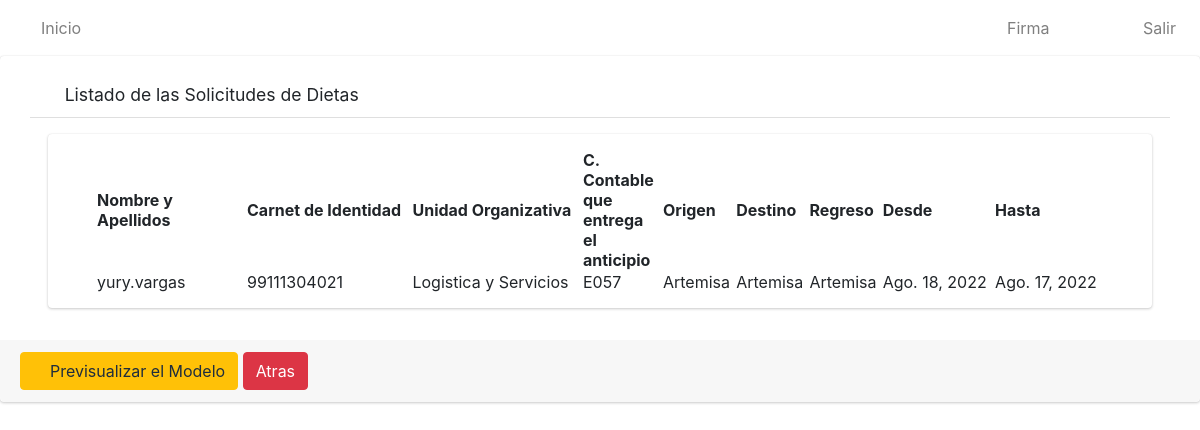
The page /modelo/solicitudes/listar/5/ on the database its author committed.
### app/models.py (models this page shows, shortened)
class Solicitud(models.Model):
    numero=models.IntegerField()
    solicitante=models.ForeignKey(Solicitante, on_delete=models.CASCADE)
    trabajador=models.ForeignKey(Trabajador, on_delete=models.CASCADE)
    unidad_organizativa=models.ForeignKey(Unidad_Organizativa, on_delete=models.CASCADE)
    c_contable=models.CharField(max_length=4)
    provincia=models.ForeignKey(Provincia, on_delete=models.CASCADE)
    origen=models.ForeignKey(Municipio, on_delete=models.CASCADE, related_name='municipio_origen')
    destino=models.ForeignKey(Municipio, on_delete=models.CASCADE, related_name='municipio_destino')
    regreso=models.ForeignKey(Municipio, on_delete=models.CASCADE, related_name='municipio_regreso')
    fecha_inicio=models.DateField()
    fecha_final=models.DateField()
    parleg=models.ForeignKey(PARLEG, on_delete=models.CASCADE)
    cargo_presupuesto=models.ForeignKey(Cargo_al_Presupuesto, on_delete=models.CASCADE)
    autoriza=models.ForeignKey(PersonalCualificado, on_delete=models.CASCADE)
    estado=models.CharField(max_length=20)
    class Meta:
        verbose_name="Solicitud"
        verbose_name_plural="Solicitudes"

class Trabajador(models.Model):
    usuario=models.OneToOneField(User, on_delete=models.CASCADE)
    ci=models.CharField(max_length=11, unique=True)
    def __str__(self):
            return self.usuario.username
    class Meta:
        verbose_name = "Trabajador"
        verbose_name_plural = "Trabajadores"

class Unidad_Organizativa(models.Model):
    nombre=models.CharField(max_length=100)
    def __str__(self):
        return self.nombre
    class Meta:
        verbose_name="Unidad Organizativa"
        verbose_name_plural="Unidades Organizativas"

class Municipio(models.Model):
    nombre=models.CharField(max_length=30)
    provincia=models.ForeignKey(Provincia, on_delete=models.CASCADE)
    def __str__(self):
        return self.nombre
    class Meta:
        verbose_name="Municipio"
        verbose_name_plural="Municipios"

### app/views.py (the view)
# urls.py: path('modelo/solicitudes/listar/<id>/', listar_solicitudes_de_modelo, name='solicitudModel'),
def listar_solicitudes_de_modelo(request, id):
    lista=[]
    modelo=Modelo.objects.get(id=id)
    lista_solicitudes=modelo.solicitudes.all()
    for i in lista_solicitudes:
        lista.append(i)
    data={
        'soli': lista,
    }
    return render(request, 'modelos/solicitudes/listar.html', data)

### app/templates/modelos/solicitudes/listar.html
{% extends 'base.html' %}
{% load static %}
{% block content %}
    <div class=" card card-default">
        <div class="card-header px-3 mb-3 mt-3 container">
            <h3 class="card-title">
            <i class="fas fa-search"></i>
                Listado de las Solicitudes de Dietas
            </h3>
            </div>
        <div class="card card-body content-header mx-5 px-5">
            <table id="myTable" class="display" style="width: 100%;">
                <thead>
                    <tr>
                        <th>Nombre y Apellidos</th>
                        <th>Carnet de Identidad</th>
                        <th>Unidad Organizativa</th>
                        <th>C. Contable que entrega el anticipio</th>
                        <th>Origen</th>
                        <th>Destino</th>
                        <th>Regreso</th>
                        <th>Desde</th>
                        <th>Hasta</th>
                    </tr>
                </thead>
                <tbody>
                    {% for i in soli %}
                    <tr>
                        <td style="width: 150px;">{{i.trabajador}}</td>
                        <td>{{i.trabajador.ci}}</td>
                        <td>{{i.unidad_organizativa}}</td>
                        <td style="width: 80px;">{{i.c_contable}}</td>
                        <td>{{i.origen}}</td>
                        <td>{{i.destino}}</td>
                        <td>{{i.regreso}}</td>
                        <td>{{i.fecha_inicio}}</td>
                        <td>{{i.fecha_final}}</td>
                    </tr>
                    {% endfor %}
                </tbody>
            </table>
        </div>
        <div class=" card-footer mt-3">
            <a href="#" type="button" class="btn btn-primary btn-warning">
                <i class="fas fa-file"></i>
                Previsualizar el Modelo
            </a>
            <a href="{% url 'listarMod' %}" type="button" class="btn btn-primary btn-danger">
                Atras
            </a>
        </div>
    </div>
{% endblock %}

### rows shown on the page
Solicitud: trabajador "yury.vargas", trabajador.ci "99111304021", unidad_organizativa "Logistica y Servicios", c_contable "E057", origen "Artemisa", destino "Artemisa", regreso "Artemisa", fecha_inicio "Ago. 18, 2022", fecha_final "Ago. 17, 2022"
